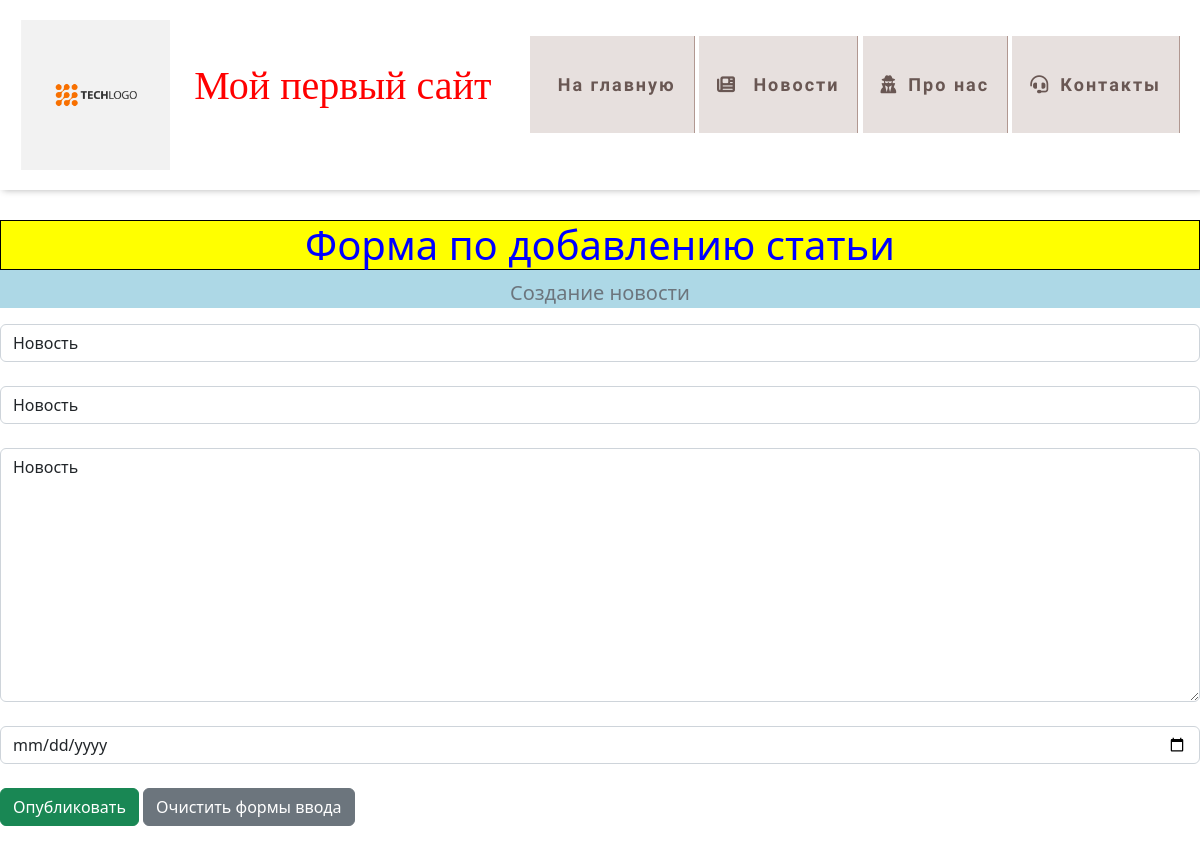
Page /news/novost/update on the committed database.
### news/models.py (models this page shows, shortened)
class Articles(models.Model):
    title = models.CharField('Название', max_length=50)
    anons = models.CharField('Анонс', max_length=250)
    full_text = models.TextField('Статья')
    date = models.DateField('Дата публикации')
    category = models.ForeignKey(Category, on_delete=models.SET_DEFAULT, default=1, verbose_name="Категория")
    slug = models.SlugField('url', max_length=255, unique=True, blank=True)
    class Meta:
        verbose_name = 'Новость'
        verbose_name_plural = 'Новости'

### news/views.py (the view)
# urls.py: path('<slug:slug>/update', views.NewsUpdateView.as_view(), name='news-update'),
class NewsUpdateView(UpdateView):
    model = Articles
    template_name = 'news/create.html'
    form_class = ArticlesForm

### news/forms.py
class ArticlesForm(ModelForm):
    class Meta:
        model = Articles
        fields = ['title', 'anons', 'full_text', 'date', 'category']
        widgets = {"title": TextInput(attrs={'class': 'form-control', 'placeholder': 'Заголовок'}),
                   "anons": TextInput(attrs={'class': 'form-control', 'placeholder': 'Анонс'}),
                   "date": DateInput(attrs={'class': 'form-control', 'type': 'date'}),
                   "full_text": Textarea(attrs={'class': 'form-control', 'placeholder': 'Статья'})
                   }

### news/templates/news/create.html (shortened to what this page needs)
{% extends 'main/layout.html' %}
{% block content %}
    <div class="features">
        <h1 class="fw-light">Форма по добавлению статьи</h1>
        <p class="lead text-muted" > Создание новости </p>
    </div>
    <form method="post">
        {{ form.title }}<br>
        {{ form.anons }}<br>
        {{ form.full_text }}<br>
        {{ form.date }} <br>
        <button type="submit" class="btn btn-success "> Опубликовать </button>
        <button type="reset" class="btn btn-secondary "> Очистить формы ввода </button> <br>
    </form>
{% endblock %}

### main/static/main/css/main.css (style rules this page uses)
body { background-image:url ('../main/img/gr.jpg'); }
h1 { color: blue; background-color: yellow; border: 1px solid black; text-align: center }
p { color: black; text-align: center }
.features { background-color: lightblue; color: yellow; text-align: center }

### main/templates/main/layout.html (style rules this page uses)
body { background-size: cover; background-image: url(https://img.freepik.com/free-vector/pastel-ombre-background-in-pink-and-purple_53876-120750.jpg?w=900&t=st=1677055340~exp=1677055940~hmac=aabe0985d7e57d794b57df6712bdd152bce1086d843ed4d16dbcc08ed50e9c57); }

### rows in the picture
Articles: title "Новость", anons "Новость", full_text "Новость"
